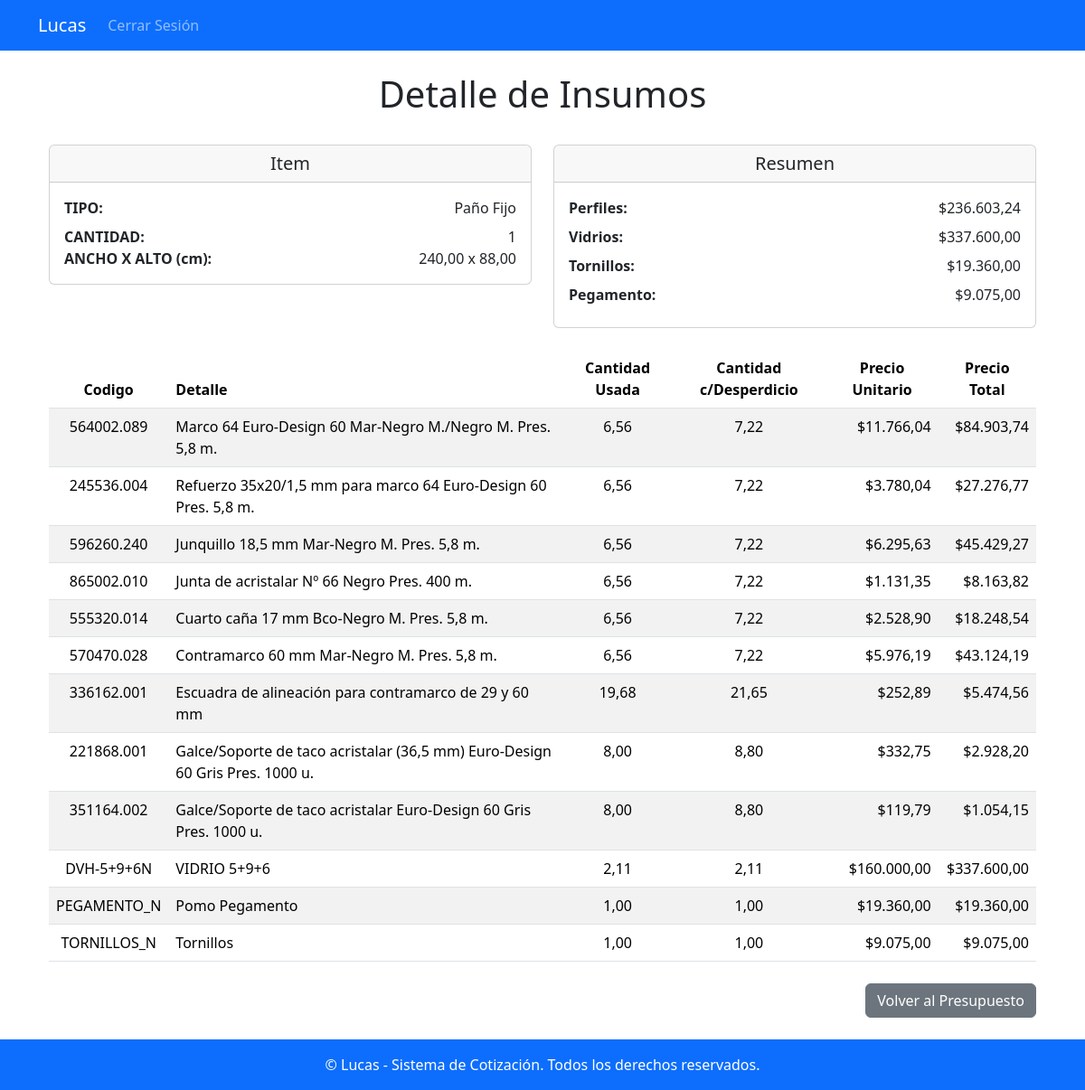
The page /item/63/detalle_insumos/ (signed in) on the database as committed earlier.
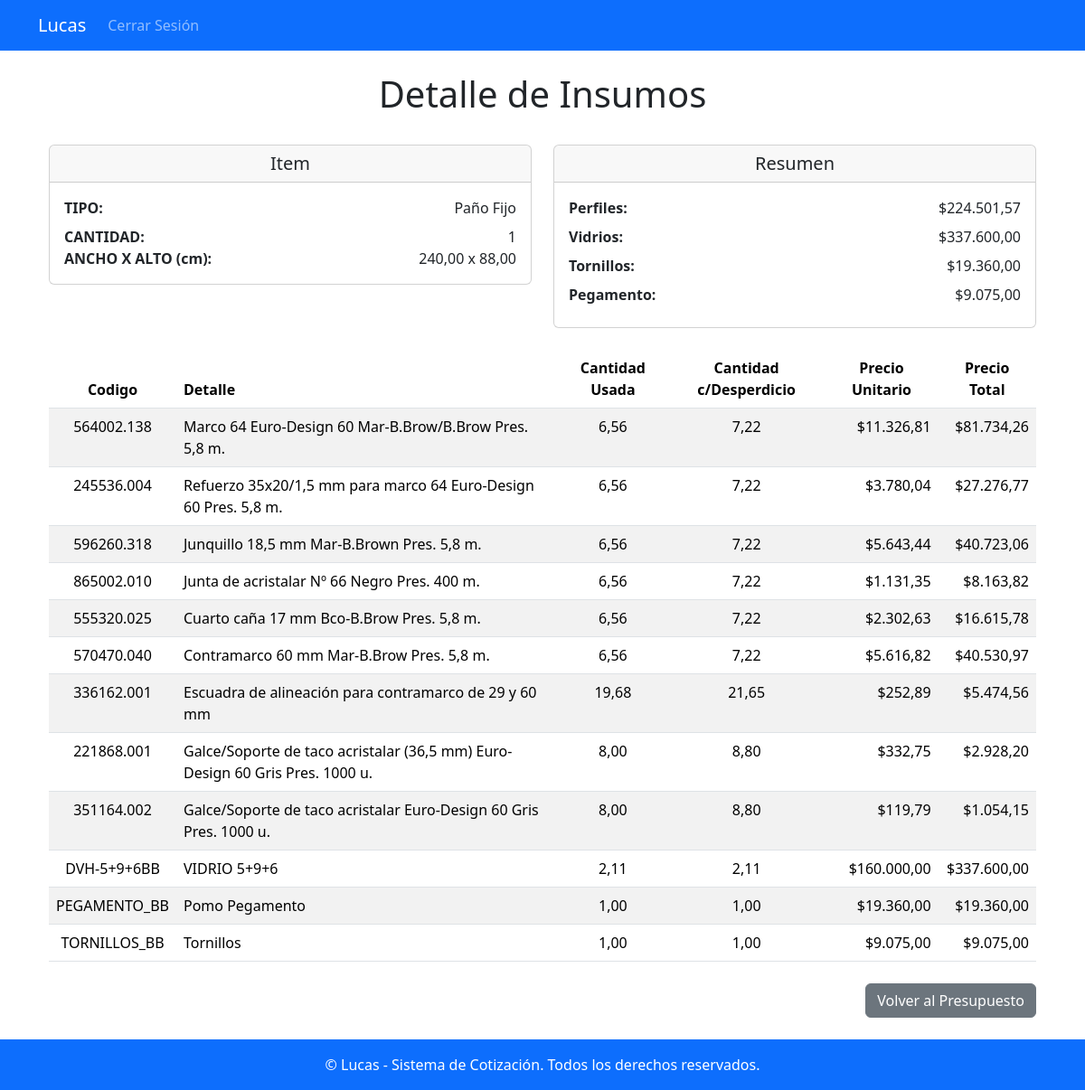
The same page on the database as committed later.
### apps/presupuestos/models.py (models this page shows, shortened)
class TipoInsumo(models.Model):
    nombre = models.CharField(max_length=50, unique=True)  # Nombre del tipo de insumo (por ejemplo, 'Material', 'Herramienta')

class Insumo(models.Model):
    codigo = models.CharField(max_length=50)  # Código único del insumo
    descripcion = models.TextField()  # Descripción del insumo
    precio = models.DecimalField(max_digits=10, decimal_places=2)  # Precio por unidad
    unidad_medida = models.CharField(max_length=50)  # Unidad de medida (por ejemplo, METRO)
    color = models.ForeignKey(Color, null=True, blank=True, on_delete=models.SET_NULL)  # Color asociado, si aplica
    formula = models.TextField()  # Fórmula para calcular la cantidad del insumo
    tipo_insumo = models.ForeignKey(TipoInsumo, on_delete=models.CASCADE, null=True, blank=True)  # Relación con TipoInsumo

### apps/presupuestos/views.py (the view)
# urls.py: path('item/<int:item_id>/detalle_insumos/', presupuestos_views.detalle_insumos, name='detalle_insumos'),
@login_required
def detalle_insumos(request, item_id):
    item = get_object_or_404(Item, id=item_id)
    detalles = (
        DetalleInsumo.objects.filter(item=item)
        .values(
            'insumo__codigo',  # Código del insumo
            'insumo__descripcion',  # Descripción del insumo
            'cantidad_usada',  # Cantidad usada
            'precio_unitario',  # Precio unitario
        )
        .annotate(
            cantidad_desperdicio=Case(
                When(insumo__tipo_insumo__id=1, then=ExpressionWrapper(
                    F('cantidad_usada') * ((F('item__desperdicio') / 100.0) + 1.0),
                    output_field=DecimalField(max_digits=10, decimal_places=2)
                )),
                default=F('cantidad_usada'),
                output_field=DecimalField(max_digits=10, decimal_places=2)
            ),
            precio_total = ExpressionWrapper(
                F('cantidad_desperdicio') * F('precio_unitario'),
                output_field=DecimalField(max_digits=10, decimal_places=2)
            )
        )
        .order_by('id')  # Orden por ID del detalle
    )
    resumen_tipo_insumo = (
        DetalleInsumo.objects.filter(item=item)
        .values('insumo__tipo_insumo__nombre')
        .annotate(total_valor=Sum('precio_total'))
        .order_by('insumo__tipo_insumo__id')
    )
    return render(request, 'detalle_insumos.html', {
        'item': item,
        'detalles': detalles,  # Incluye los detalles con cantidad_desperdicio y precio_total
        'resumen_tipo_insumo': resumen_tipo_insumo,
    })

### apps/presupuestos/templates/detalle_insumos.html (shortened to what this page needs)
{% extends 'base.html' %}
{% load humanize %}
{% block content %}
<div class="container mt-4">
    <h1 class="text-center">Detalle de Insumos</h1>
    <br>
    <div class="row">
        <div class="col-md-6">
            <div class="card">
                <div class="card-header">
                    <h5 class="text-center mb-0">Item</h5>
                </div>
                <div class="card-body">
                    <div class="row mb-2">
                        <div class="col-6 text-start fw-bold">TIPO:</div>
                        <div class="col-6 text-end">{{ item.tipo.detalle }}</div>
                    </div>
                    <div class="row">
                        <div class="col-6 text-start fw-bold">CANTIDAD:</div>
                        <div class="col-6 text-end">{{ item.cantidad }}</div>
                    </div>
                    <div class="row">
                        <div class="col-6 text-start fw-bold">ANCHO X ALTO (cm):</div>
                        <div class="col-6 text-end">{{ item.ancho }} x {{ item.alto }}</div>
                    </div>
                </div>
            </div>
        </div>
        <div class="col-md-6">
            <div class="card">
                <div class="card-header">
                    <h5 class="text-center mb-0">Resumen</h5>
                </div>
                <div class="card-body">
                    {% for resumen in resumen_tipo_insumo %}
                        <div class="row mb-2">
                            <div class="col-6 text-start fw-bold">
                                {{ resumen.insumo__tipo_insumo__nombre|default:"Sin Tipo" }}:
                            </div>
                            <div class="col-6 text-end">
                                ${{ resumen.total_valor|floatformat:2|intcomma }}
                            </div>
                        </div>
                    {% endfor %}
                </div>
            </div>
        </div>
    </div>
    <br>
    {% if detalles %}
        <table class="table table-striped">
            <thead class="thead-dark">
                <tr>
                    <th class="text-center" scope="col">Codigo</th>
                    <th class="text-align-left" scope="col">Detalle</th>
                    <th class="text-center" scope="col">Cantidad Usada</th>
                    <th class="text-center" scope="col">Cantidad c/Desperdicio</th>
                    <th class="text-center" scope="col">Precio Unitario</th>
                    <th class="text-center" scope="col">Precio Total</th>
                </tr>
            </thead>
            <tbody>
                {% for detalle in detalles %}
                <tr>
                    <td class="text-center">{{ detalle.insumo__codigo }}</td>
                    <td class="text-align-left">{{ detalle.insumo__descripcion }}</td>
                    <td class="text-center">{{ detalle.cantidad_usada }}</td>
                    <td class="text-center">{{ detalle.cantidad_desperdicio|floatformat:2 }}</td>
                    <td class="text-end">${{ detalle.precio_unitario|intcomma }}</td>
                    <td class="text-end">${{ detalle.precio_total|floatformat:2 }}</td>
                </tr>
                {% endfor %}
            </tbody>
        </table>
    {% else %}
        <p>No hay insumos asociados a este ítem.</p>
    {% endif %}
    <div class="mt-4 d-flex justify-content-end">
        <a href="{% url 'detalle_presupuesto' item.presupuesto.numero %}" class="btn btn-secondary">Volver al Presupuesto</a>
    </div>
</div>
{% endblock %}

Rows that differ between the two databases and show on the page:
no longer on this page (row unchanged): Insumo: insumo__codigo "564002.089", insumo__descripcion "Marco 64 Euro-Design 60 Mar-Negro M./Negro M. Pres. 5,8 m.", cantidad_usada "6,56", cantidad_desperdicio "7,22", precio_unitario "11.766,04", precio_total "84.903,74"
no longer on this page (row edited): Insumo: insumo__codigo "596260.240", insumo__descripcion "Junquillo 18,5 mm Mar-Negro M. Pres. 5,8 m.", cantidad_usada "6,56", cantidad_desperdicio "7,22", precio_unitario "6.295,63", precio_total "45.429,27"
no longer on this page (row edited): Insumo: insumo__codigo "555320.014", insumo__descripcion "Cuarto caña 17 mm Bco-Negro M. Pres. 5,8 m.", cantidad_usada "6,56", cantidad_desperdicio "7,22", precio_unitario "2.528,90", precio_total "18.248,54"
no longer on this page (row edited): Insumo: insumo__codigo "570470.028", insumo__descripcion "Contramarco 60 mm Mar-Negro M. Pres. 5,8 m.", cantidad_usada "6,56", cantidad_desperdicio "7,22", precio_unitario "5.976,19", precio_total "43.124,19"
no longer on this page (row edited): Insumo: insumo__codigo "DVH-5+9+6N", insumo__descripcion "VIDRIO 5+9+6", cantidad_usada "2,11", cantidad_desperdicio "2,11", precio_unitario "160.000,00", precio_total "337.600,00"
no longer on this page (row edited): Insumo: insumo__codigo "PEGAMENTO_N", insumo__descripcion "Pomo Pegamento", cantidad_usada "1,00", cantidad_desperdicio "1,00", precio_unitario "19.360,00", precio_total "19.360,00"
no longer on this page (row edited): Insumo: insumo__codigo "TORNILLOS_N", insumo__descripcion "Tornillos", cantidad_usada "1,00", cantidad_desperdicio "1,00", precio_unitario "9.075,00", precio_total "9.075,00"
computed for TipoInsumo "Perfiles": total_valor "236.603,24" → "224.501,57"
now on this page (row edited): Insumo: insumo__codigo "564002.138", insumo__descripcion "Marco 64 Euro-Design 60 Mar-B.Brow/B.Brow Pres. 5,8 m.", cantidad_usada "6,56", cantidad_desperdicio "7,22", precio_unitario "11.326,81", precio_total "81.734,26"
now on this page (row edited): Insumo: insumo__codigo "596260.318", insumo__descripcion "Junquillo 18,5 mm Mar-B.Brown Pres. 5,8 m.", cantidad_usada "6,56", cantidad_desperdicio "7,22", precio_unitario "5.643,44", precio_total "40.723,06"
now on this page (row edited): Insumo: insumo__codigo "555320.025", insumo__descripcion "Cuarto caña 17 mm Bco-B.Brow Pres. 5,8 m.", cantidad_usada "6,56", cantidad_desperdicio "7,22", precio_unitario "2.302,63", precio_total "16.615,78"
now on this page (row edited): Insumo: insumo__codigo "570470.040", insumo__descripcion "Contramarco 60 mm Mar-B.Brow Pres. 5,8 m.", cantidad_usada "6,56", cantidad_desperdicio "7,22", precio_unitario "5.616,82", precio_total "40.530,97"
now on this page (row edited): Insumo: insumo__codigo "DVH-5+9+6BB", insumo__descripcion "VIDRIO 5+9+6", cantidad_usada "2,11", cantidad_desperdicio "2,11", precio_unitario "160.000,00", precio_total "337.600,00"
added Insumo: insumo__codigo "PEGAMENTO_BB", insumo__descripcion "Pomo Pegamento", cantidad_usada "1,00", cantidad_desperdicio "1,00", precio_unitario "19.360,00", precio_total "19.360,00"
added Insumo: insumo__codigo "TORNILLOS_BB", insumo__descripcion "Tornillos", cantidad_usada "1,00", cantidad_desperdicio "1,00", precio_unitario "9.075,00", precio_total "9.075,00"
